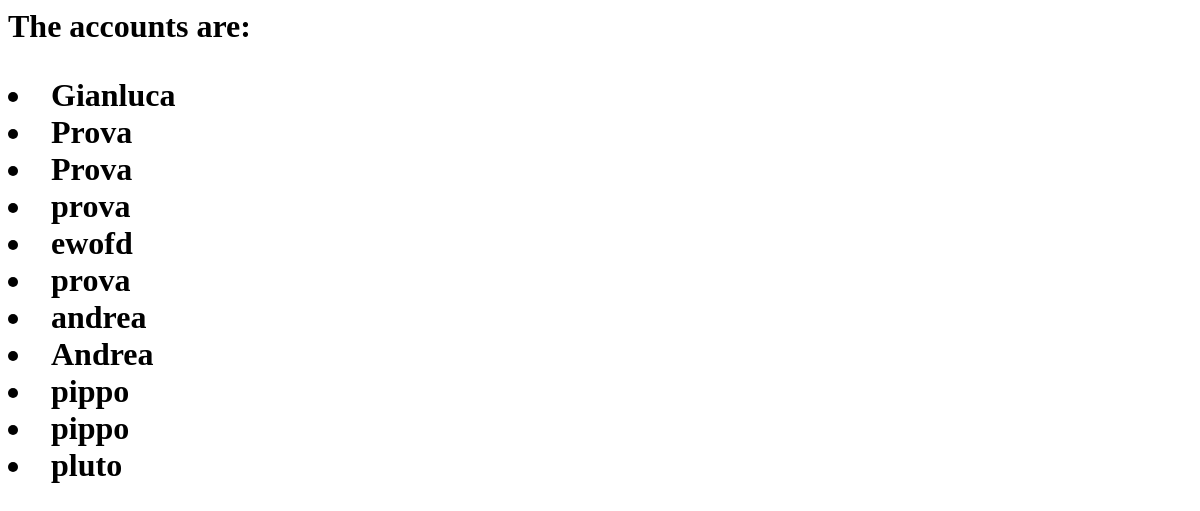
Before: /account/ with the older database file.
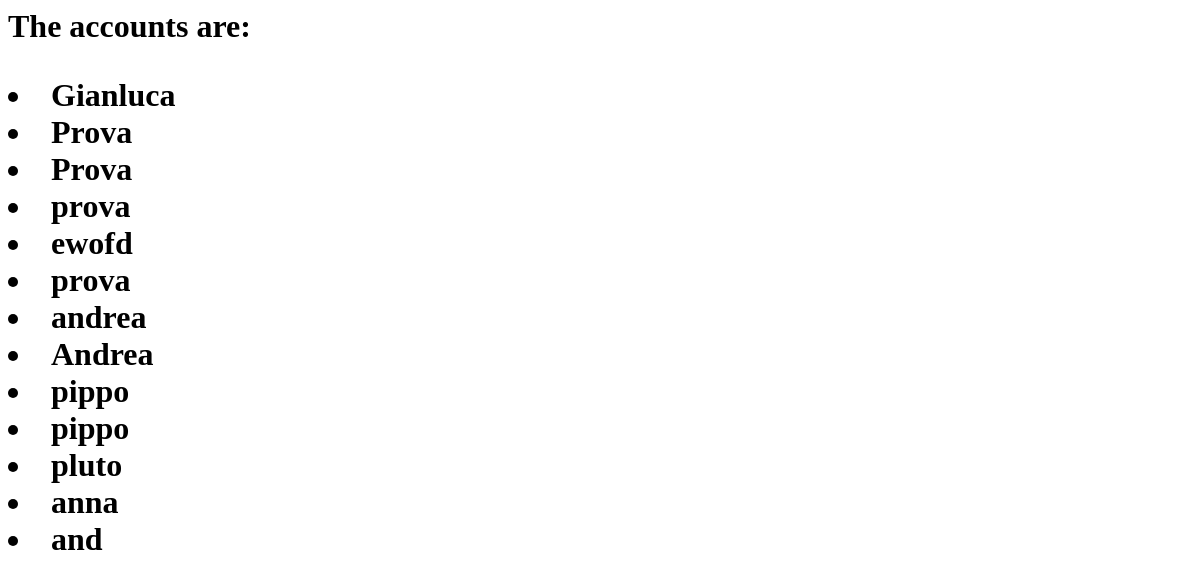
After: the same page with the newer database file.
### IqueueAP/models.py (models this page shows, shortened)
class Account(models.Model):  # La classe account corrisponde a user di UML
    name = models.CharField(max_length=100)
    surname = models.CharField(max_length=100)
    password = models.CharField(max_length=50)
    email = models.EmailField(max_length=150)
    birthday = models.DateField()
    idc = models.CharField(default='CCCCCCCC', max_length=32)  # Solo customer
    lat = models.FloatField(default=0)  # Solo customer    #latitude: da maps
    lon = models.FloatField(default=0)  # Solo customer    #longitude: da maps
    reward = models.IntegerField(default=0)  # Solo customer
    idso = models.CharField(default='OOOOOOOO', max_length=32)  # Solo ShopOwner

### IqueueAP/views.py (the view)
# urls.py: path('account/', account_view, name='account_view'), #Serve??
def account_view(request):
    account = Account.objects.all()
    return render(request, 'account_list.html', {'account': account})

### IqueueAP/templates/account_list.html (shortened to what this page needs)
<html>
<head>
</head>
<body>
  <h1>
    <p>
    The accounts are:
    {% for account in account %}
        <li> {{ account.name }} </li>
    {% endfor %}
    </p>
  </h1>
</body>
</html>

Changed rows visible on the page:
added Account: name "anna"
added Account: name "and"
